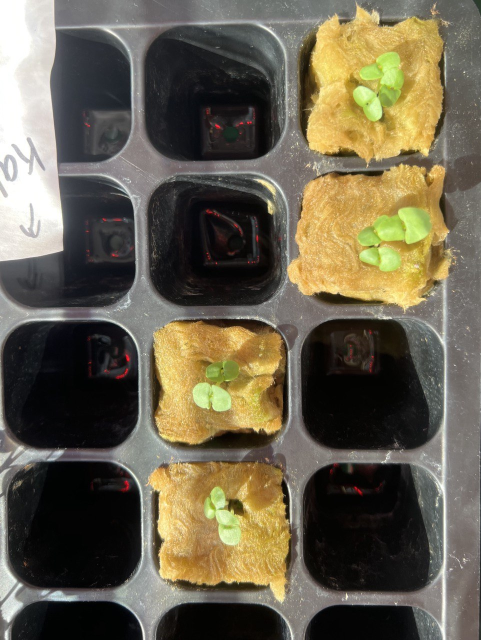
#> input picture seedling_imgs/top_1.jpg, 962 x 1280 px (shown at 1/2 size)
$ jupyter execute squares.ipynb
#> lines starting #> are read from the running program, lines starting #| are printed output that depends on the picture; after the words box and inside, x2 and y2 are one past the last pixel; in counts of white or black regions, pixels touching at a corner belong together
[cell 1]
import cv2
import numpy as np
from matplotlib import pyplot as plt

img = cv2.imread('./seedling_imgs/top_1.jpg', cv2.IMREAD_UNCHANGED)
#> img is the input picture: shape (1280, 962, 3); mean B, G, R 78.3, 97.3, 104.7

# proccess image
img_grey = cv2.cvtColor(img,cv2.COLOR_BGR2GRAY)
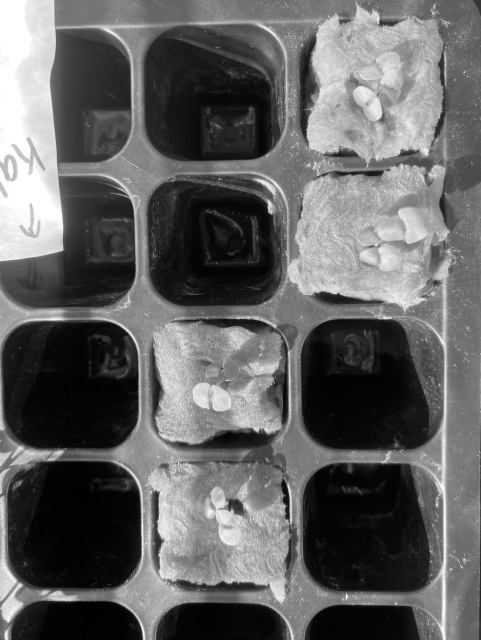
#> img_grey: shape (1280, 962) (shown at 1/2 size); min 0, max 255, mean 97.3
#set a thresh
thresh = 100
#get threshold image
ret,thresh_img = cv2.threshold(img_grey, thresh, 255, cv2.THRESH_BINARY)
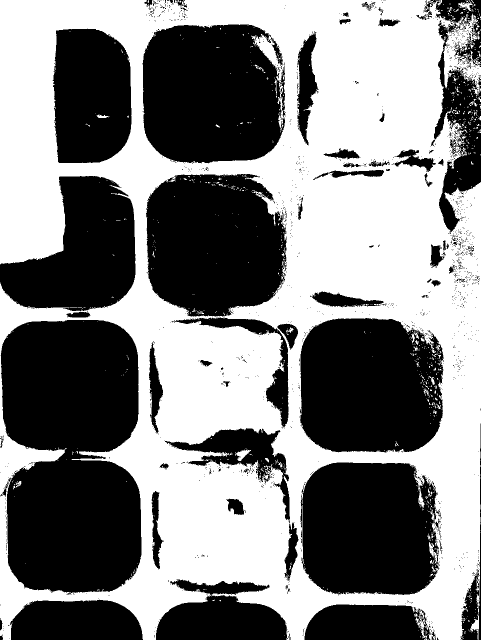
#> thresh_img: shape (1280, 962) (shown at 1/2 size); 50.6% white; 1548 black regions (1467 under 20 px)
#> ret = 100
#find contours
contours, hierarchy = cv2.findContours(thresh_img, cv2.RETR_TREE, cv2.CHAIN_APPROX_SIMPLE)
#> contours = 3483 contours, 3357 with area under 20; largest, box (x1, y1, x2, y2) and area: (0, 0, 962, 1280) 1097503, (0, 639, 284, 1187) 132683, (599, 635, 888, 906) 69003, (284, 48, 571, 328) 68751, (291, 347, 574, 634) 67690

#create an empty image for contours
img_contours = np.zeros(img.shape)
# draw the contours on the empty image
cv2.drawContours(img_contours, contours, -1, (0,255,0), 3)
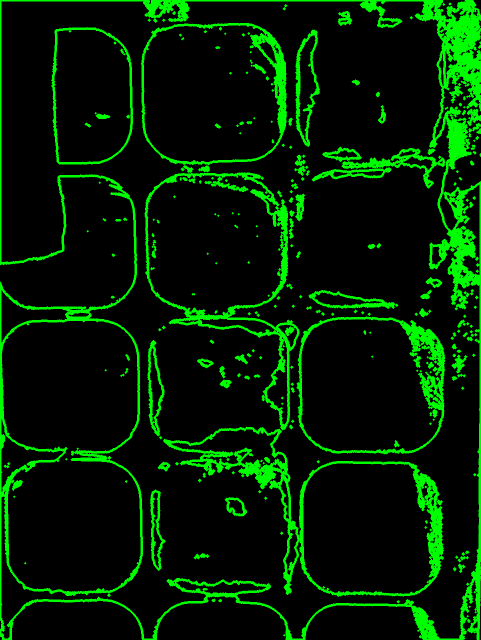
#> img_contours: shape (1280, 962, 3) float64 (shown at 1/2 size); mean of channels 0, 1, 2 0, 32.4, 0; drawn as B, G, R

plt.imshow(img_contours,'gray'),plt.show()

[cell 2]
max_contour = contours[0]
#> max_contour = [[865, 1279]]
for contour in contours:
    if cv2.contourArea(contour)>cv2.contourArea(max_contour) and cv2.contourArea(contour) < 100000:
        max_contour=contour
#> this loop made 3483 passes
#> max_contour on passes 3, 9: [[848, 1278], [848, 1279], [849, 1279]], [[928, 1265], [928, 1266], [930, 1266], [930, 1265]]
#> contour on passes 1, 2, 4, 5, 6, 7: [[865, 1279]], [[857, 1278], [857, 1279]], [[927, 1276], [927, 1277]], [[927, 1273]], [[840, 1272], [840, 1274]], [[568, 1270]]
#> after the loop, max_contour = contour of 761 points, box (x1, y1, x2, y2) (599, 635, 888, 906), area 69003

contour=max_contour
#> contour has the same summary as max_contour
approx=cv2.approxPolyDP(contour, 0.01*cv2.arcLength(contour,True),True)
#> approx = contour of 10 points, box (x1, y1, x2, y2) (599, 637, 888, 905), area 65263
x,y,w,h=cv2.boundingRect(approx)
#> x = 599; y = 637; w = 289; h = 268
square = cv2.rectangle(img,(x,y),(x+w,y+h),(0,255,0),4)

img_contour = np.zeros(img.shape)
# draw the contours on the empty image
cv2.drawContours(img_contour, contour, -1, (0,255,0), 5)
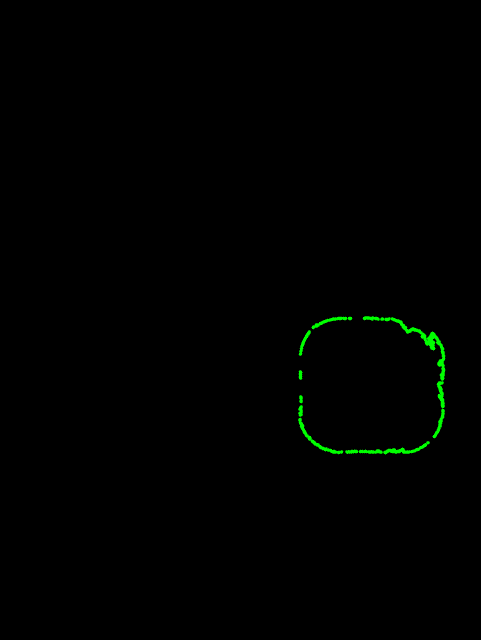
#> img_contour: shape (1280, 962, 3) float64 (shown at 1/2 size); mean of channels 0, 1, 2 0, 1.3, 0; drawn as B, G, R

plt.imshow(img_contour,'gray'),plt.show()

[cell 3]
plt.imshow(img)
plt.show()

[cell 4]
# Get dimensions of square

square_area = (x-w) * (y-h)
#> square_area = 114390
print(square_area)
#| 114390

Our goal is to be able to look at images, and normalize them to each other such that we can tell the difference in plant foliage, regardless of shots from different heights, of different croppings, from different angles.

One approach I was thinking about for this was to find a distinct static object in the image (such as one of the squares in our top down views, or a pot). It would then use the size of this object in each image to "normalize" the scales of each photo.

Another approach to this would be to use homography to map one image to another, and get the change in scale and position from the change in location of the connections between the two. In the following, we try to use homography to map one image on to another.

[cell 5]
MIN_MATCH_COUNT = 10
img1 = cv2.imread('./seedling_imgs/top_1.jpg',0)          # queryImage
#> img1: shape (1280, 962); min 0, max 255, mean 97.3
img2 = cv2.imread('./seedling_imgs/top_2.jpeg',0) # trainImage
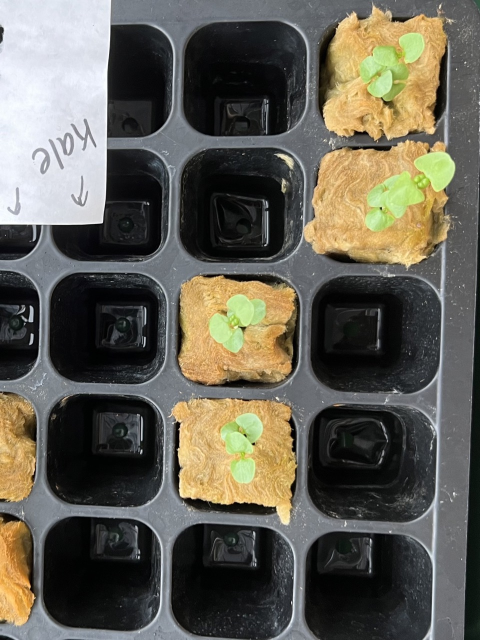
#> input picture seedling_imgs/top_2.jpeg, 960 x 1280 px (shown at 1/2 size)
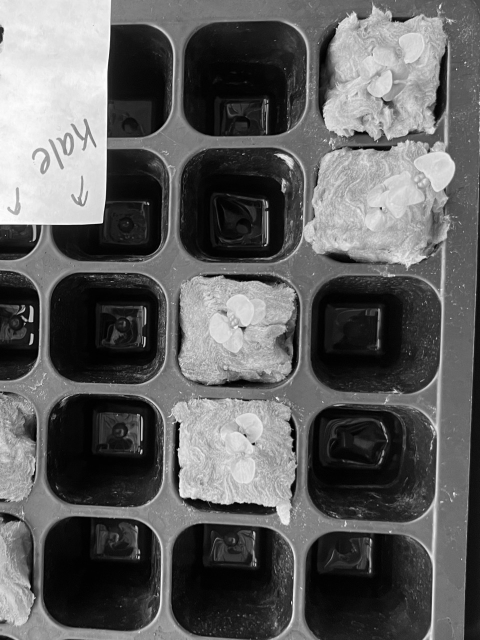
#> img2: shape (1280, 960) (shown at 1/2 size); min 0, max 255, mean 94.7
# Initiate SIFT detector
sift = cv2.SIFT_create()
# find the keypoints and descriptors with SIFT
kp1, des1 = sift.detectAndCompute(img1,None)
#> kp1 = 3241 keypoints; strongest (x, y, size): (115, 1192, 18.8), (470, 1011, 20.6), (928, 144, 1.9), (572, 1001, 9.9)
kp2, des2 = sift.detectAndCompute(img2,None)
#> kp2 = 5809 keypoints; strongest (x, y, size): (507, 888, 3.8), (762, 416, 3), (531, 490, 2.6), (930, 125, 2.1)
FLANN_INDEX_KDTREE = 1
index_params = dict(algorithm = FLANN_INDEX_KDTREE, trees = 5)
search_params = dict(checks = 50)
flann = cv2.FlannBasedMatcher(index_params, search_params)
matches = flann.knnMatch(des1,des2,k=2)
#> matches = 3241 matches
# store all the good matches as per Lowe's ratio test.
good = []
for m,n in matches:
    if m.distance < 0.7*n.distance:
        good.append(m)
#> after the loop, good = 129 matches

[cell 6]
if len(good)>MIN_MATCH_COUNT:
    src_pts = np.float32([ kp1[m.queryIdx].pt for m in good ]).reshape(-1,1,2)
#> src_pts = 129 rows, first 8: [16, 314.3], [16, 314.3], [16.39, 1197.7], [19.1, 1178.8], [19.85, 326.5], [19.85, 326.5], [26.9, 291.1], [26.9, 291.1]
    dst_pts = np.float32([ kp2[m.trainIdx].pt for m in good ]).reshape(-1,1,2)
#> dst_pts = 129 rows, first 8: [134.3, 268.9], [134.3, 268.9], [160.2, 376], [160.2, 376], [136.2, 278.2], [136.2, 278.2], [144.8, 250], [144.8, 250]
    M, mask = cv2.findHomography(src_pts, dst_pts, cv2.RANSAC,5.0)
#> M = [[0.826, -0.0536, 133.6], [-0.00603, 0.817, 5.12], [-4.06e-05, -3.45e-05, 1]]; mask = 129 values, max 1 at index 0, min 0 at index 2, mean 0.729
    matchesMask = mask.ravel().tolist()
#> matchesMask has the same summary as mask
    h,w = img1.shape
#> h = 1280; w = 962
    pts = np.float32([ [0,0],[0,h-1],[w-1,h-1],[w-1,0] ]).reshape(-1,1,2)
    dst = cv2.perspectiveTransform(pts,M)
#> dst = [[133.6, 5.12], [68.01, 1098.4], [937, 1138.8], [965.5, -0.697]]
    img2 = cv2.polylines(img2,[np.int32(dst)],True,255,3, cv2.LINE_AA)
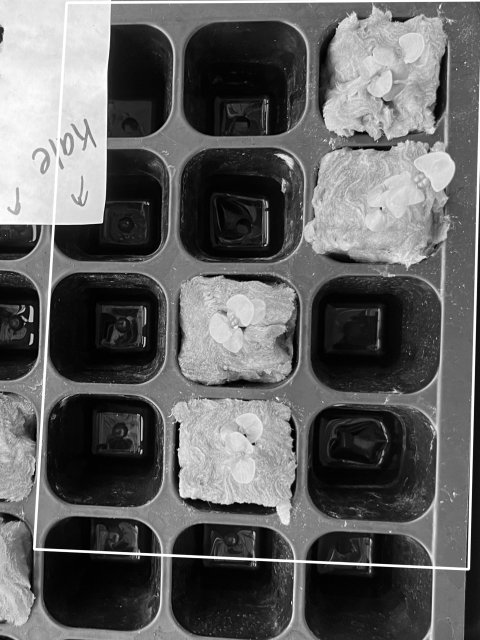
#> img2: shape (1280, 960) (shown at 1/2 size); 2.04% of pixels changed, all inside (x1, y1, x2, y2) = (65, 0, 960, 1142)
else:
    print( "Not enough matches found - {}/{}".format(len(good), MIN_MATCH_COUNT) )
    matchesMask = None

[cell 7]
draw_params = dict(matchColor = (0,255,0), # draw matches in green color
                   singlePointColor = None,
                   matchesMask = matchesMask, # draw only inliers
                   flags = 2)
#> draw_params = 4 items
img3 = cv2.drawMatches(img1, kp1, img2, kp2, good, None, **draw_params)
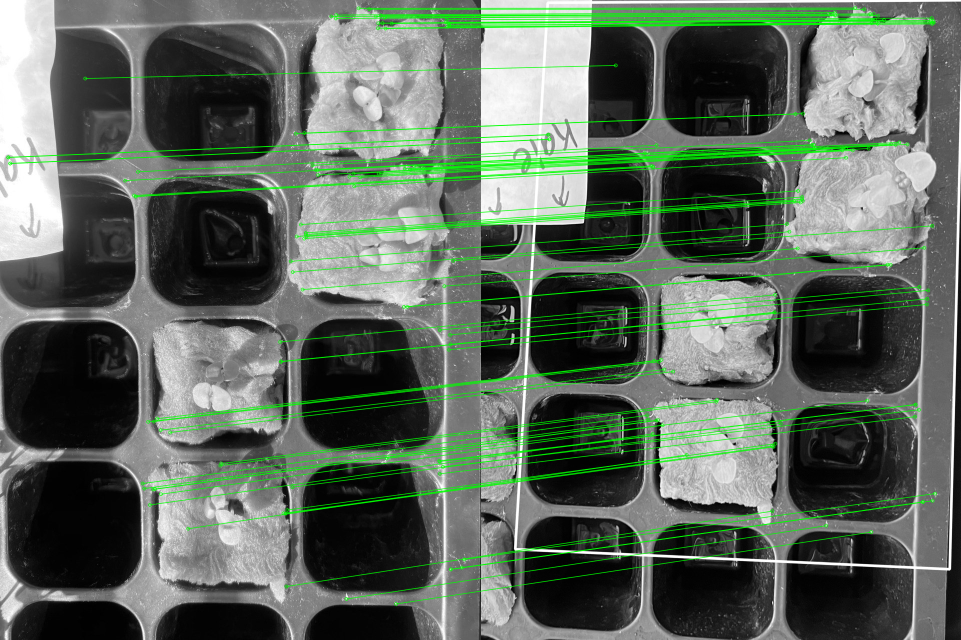
#> img3: shape (1280, 1922, 3) (shown at 1/2 size); mean of channels 0, 1, 2 92.2, 103.6, 92.2; drawn as B, G, R
plt.imshow(img3, 'gray'),plt.show()

[cell 8]
# Four corners of the book in source image
pts_src = np.array([[141, 131], [480, 159], [493, 630],[64, 601]])

# Four corners of the book in destination image.
pts_dst = np.array([[318, 256],[534, 372],[316, 670],[73, 473]])

# Calculate Homography
h, status = cv2.findHomography(pts_src, pts_dst)

# Warp source image to destination based on homography
im_out = cv2.warpPerspective(img1, h, (img2.shape[1],img2.shape[0]))
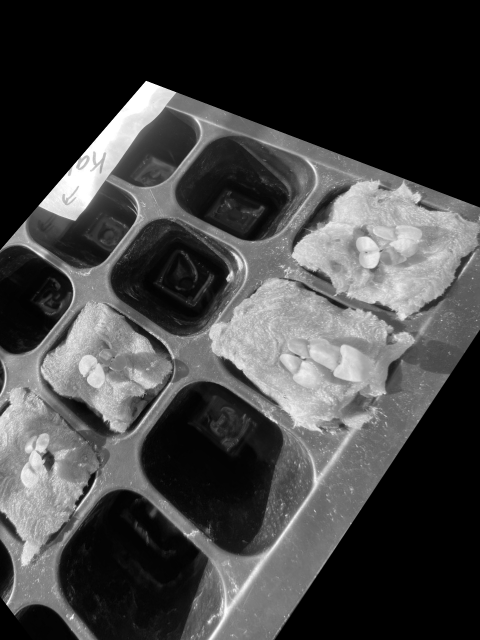
#> im_out: shape (1280, 960) (shown at 1/2 size); min 0, max 255, mean 67.9

# Display images
plt.imshow(img1)
